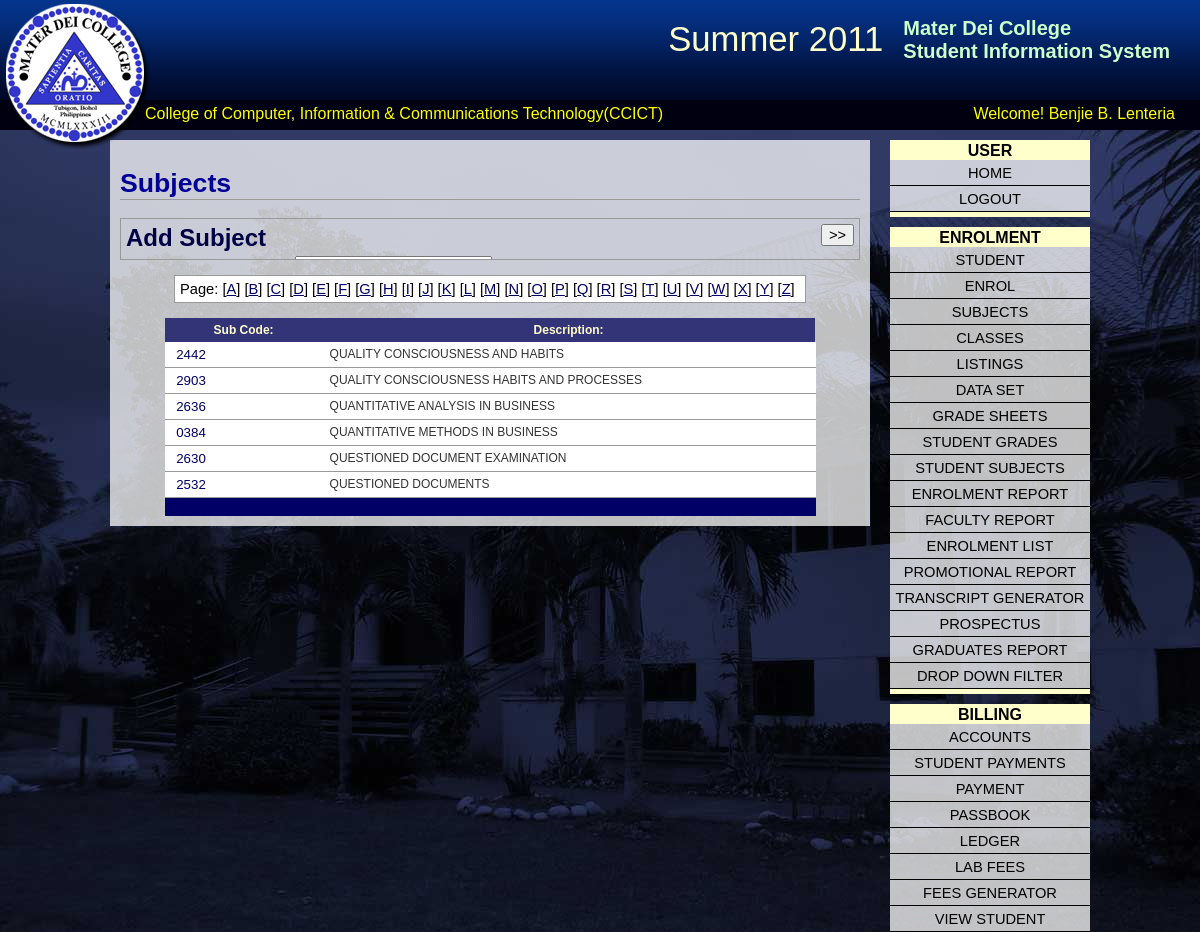
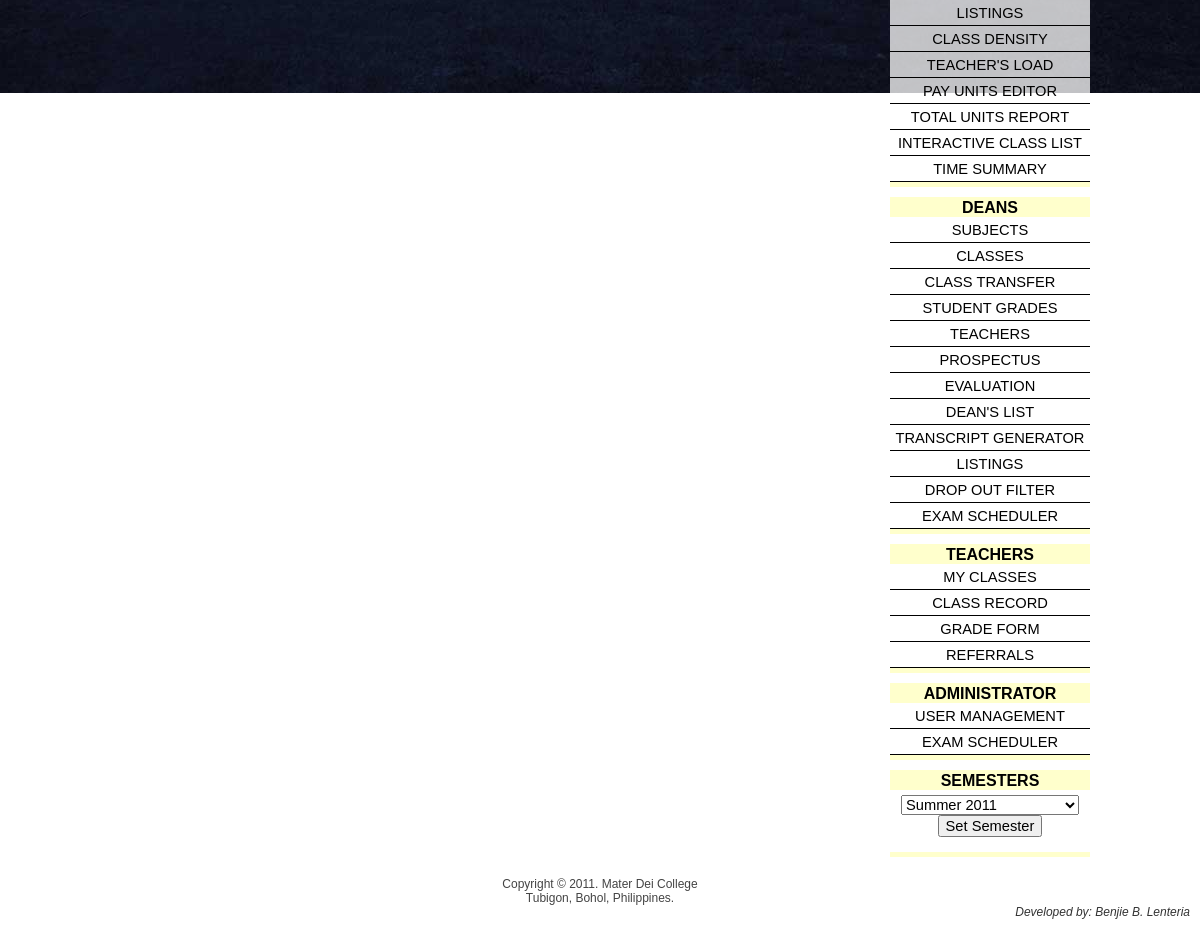
The page /index.php?page=subjects&alphapage=Q (signed in) on the database as committed earlier (2 pictures, top to bottom).
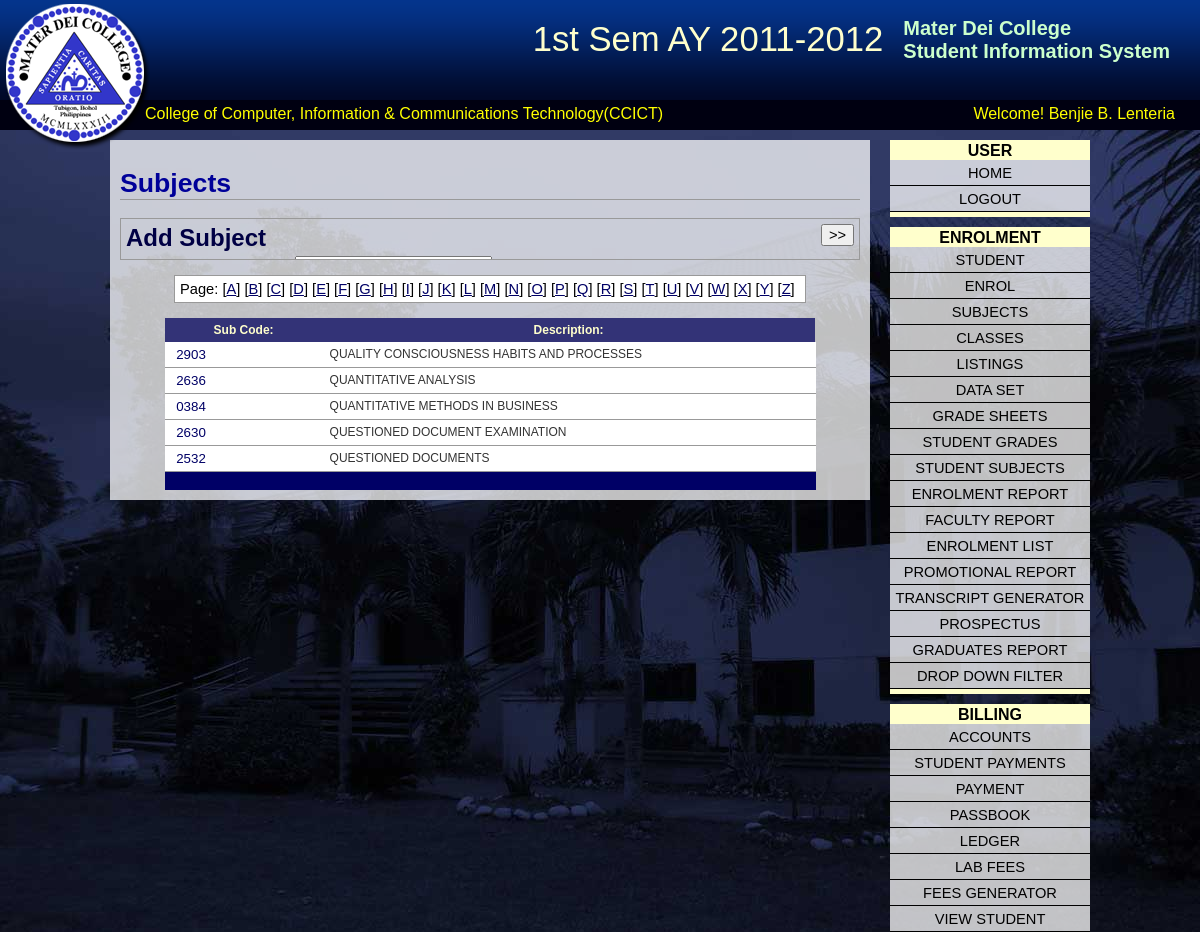
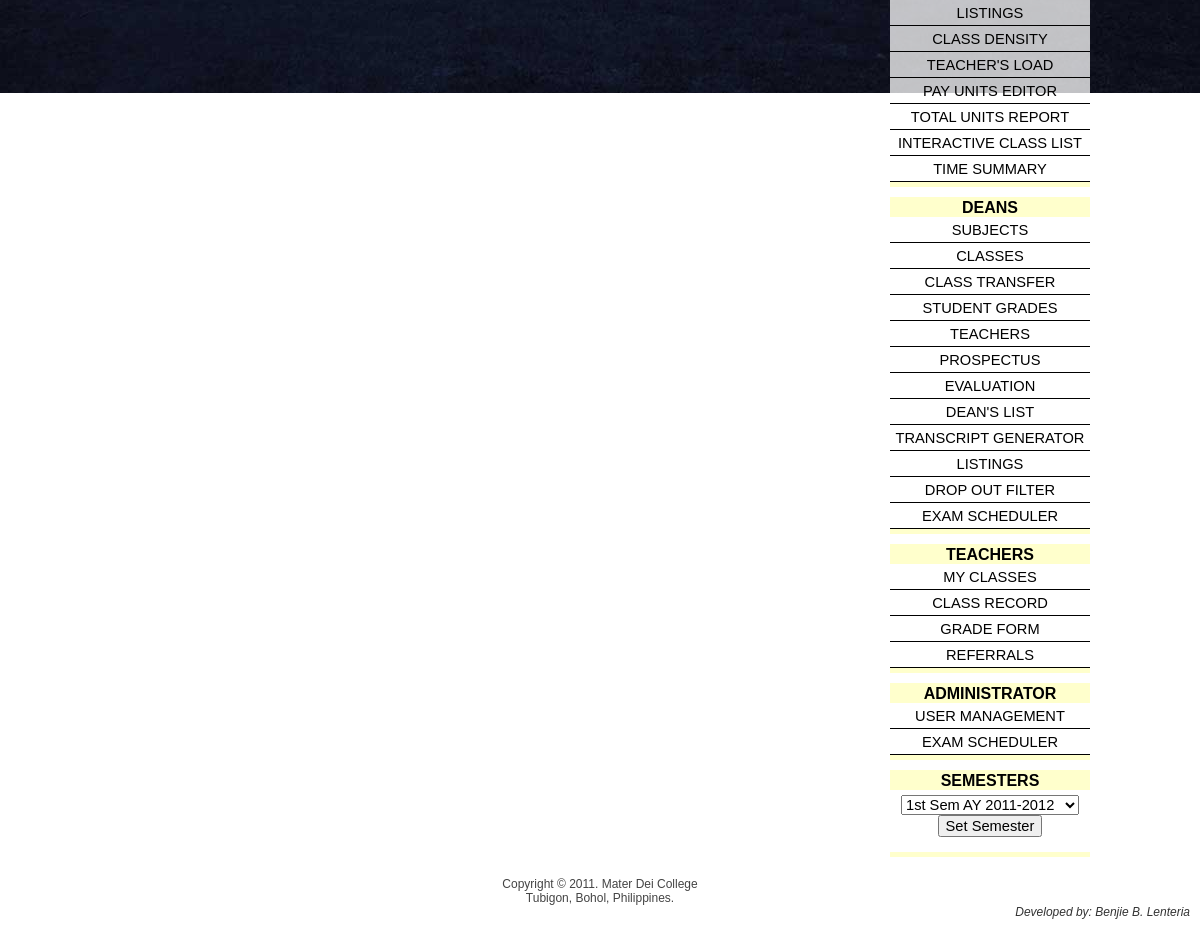
The same page on the database as committed later (2 pictures, top to bottom).
### tables this page shows
CREATE TABLE IF NOT EXISTS `sems` (
  `sem_code` int(4) unsigned zerofill NOT NULL AUTO_INCREMENT,
  `sem` varchar(20) NOT NULL,
  `sem_num` int(1) unsigned NOT NULL,
  PRIMARY KEY (`sem_code`)
);

CREATE TABLE IF NOT EXISTS `colleges` (
  `clg_no` int(2) unsigned zerofill NOT NULL AUTO_INCREMENT,
  `college` varchar(60) NOT NULL,
  `acrnm` varchar(7) NOT NULL,
  `dean` varchar(45) DEFAULT NULL,
  PRIMARY KEY (`clg_no`)
);

CREATE TABLE IF NOT EXISTS `modassgn` (
  `user` varchar(15) NOT NULL,
  `modlno` int(2) unsigned NOT NULL,
  PRIMARY KEY (`user`,`modlno`),
  KEY `FK_modassgn_2` (`modlno`)
);

CREATE TABLE IF NOT EXISTS `subjects` (
  `sub_code` int(4) unsigned zerofill NOT NULL AUTO_INCREMENT,
  `name` varchar(20) DEFAULT NULL,
  `descript` varchar(60) NOT NULL,
  `acad` tinyint(1) NOT NULL,
  `clg_no` int(2) unsigned NOT NULL,
  PRIMARY KEY (`sub_code`),
  UNIQUE KEY `descript` (`descript`),
  UNIQUE KEY `name` (`name`),
  KEY `FK_subjects_1` (`clg_no`)
);

### pages/subjects.php (the view, shortened to what this page needs)
<h1>Subjects</h1>
<?php
include("library/checker.php");
?>
<div id="new_subject" style="overflow: hidden; height:30px;">
<span>
	<input type="button" value=">>" style="float: right;"
    	onclick=
        "if(this.value=='>>') {
        	document.getElementById('new_subject').style.height='150px';
            this.value='<<';
         }else {
         	document.getElementById('new_subject').style.height='30px';
            this.value='>>';
         }">
</span>
<h2>Add Subject</h2>
<form action="" method="post">
<table width="600" border="0" cellpadding="2">
  <tr>
    <th width="161" scope="row">Name</th>
    <td width="425"><input type="text" name="name" id="name" <?php check('name');?>> </td>
  </tr>
</table>
</form>
</div>
<div style="width:620px; margin-left: auto; margin-right:auto; background: #FFF;">
<?php include("library/alpha_page.php");?>
<?php showPagination("index.php?page=subjects"); ?>
</div>
<span style="display: block; margin-left: auto; margin-right: auto; width: 651px;">
<table width="650" border="0" cellpadding="2">
  <tr>
    <th width="109" scope="col" class="thead">Sub Code:</th>
    <th width="360" scope="col" class="thead">Description:</th>
  </tr>
 </table>
</span>
<span style="display: block; margin-left: auto; margin-right: auto; width: 651px;">
 <table width="651">
<?php
	if(isset($_GET['alphapage'])) $alphapage=$_GET['alphapage'];
	else $alphapage="A";
	$subs=mysql_query("SELECT * FROM subjects WHERE descript LIKE '$alphapage%' ORDER BY descript");
	while($subr=mysql_fetch_assoc($subs)){  ?>
  	<tr>
	<td width="105" class="tcel">&nbsp;&nbsp;<a href="index.php?page=view_edit_subject&sub_code=<?php echo $subr['sub_code']?>"
	style="font-size: 10pt; text-decoration: none;"><?php echo $subr['sub_code'];?></a></td>
    <td width="363" class="tcel">&nbsp;&nbsp;<?php echo $subr['descript'];?></td>
  	</tr>
<?php }    ?>
  <tr><td colspan="6" style="background-color:#006; -moz-border-radius: 0 0 10 10;">&nbsp;</td></tr>
</table>
</span>

### index.php (shortened to what this page needs)
<?php
	function getSemester($sem_code){
		$sem=mysql_query("SELECT sem FROM sems WHERE sem_code=$sem_code");
		$semr=mysql_fetch_row($sem);
		echo $semr[0];
	}
?>
<html>
<head><title>Student Information System</title>
<link href="css/main.css" rel="stylesheet" type="text/css">
</head>
<body>
<div id="heading">
	<div id="logo"></div>
    <div id="title">
    	<h2>Mater Dei College <br/ >Student Information System</h2>
    </div>
	<div id="sem">
		<?php if(isset($_SESSION['sem_code'])) getSemester($_SESSION['sem_code']);?>
	</div>
</div>
<div id="strip">
    <div id="college">
	<?php
	if(isset($_SESSION['clg_no'])){
		$cg = mysql_query("SELECT college, acrnm FROM colleges WHERE clg_no={$_SESSION['clg_no']}");
		$cgr=mysql_fetch_assoc($cg);
		echo $cgr['college'] . "(" . $cgr['acrnm'] . ")";
	}
	?>
    </div>
	<div id="user">
	<?php
	if(isset($_SESSION['fullname'])){
		echo "Welcome! " . $_SESSION['fullname'];
	}
	?>
	</div>
</div>
<div id="wrapper">
   	<?php
		if(isset($_GET['page'])){
			echo "<div id='widget_area'>";
			include("widgets/user_widget.php");
			$md = mysql_query("SELECT * FROM modules NATURAL JOIN modassgn WHERE user='{$_SESSION['user']}'");
			while($mdr=mysql_fetch_assoc($md)){
				if(file_exists("widgets/" . $mdr['module'] . "_widget.php"))
					include("widgets/" . $mdr['module'] . "_widget.php");
			}
			include("widgets/semesters_widget.php");
			echo "</div>";
			echo "<div id='container'>";
			if(isset($_SESSION[$_GET['page']])){
				if(file_exists("pages/" . $_GET['page'] . ".php"))
				include("pages/" . $_GET['page'] . ".php");
				echo "</div>";
			}
		}else{
			include("pages/login.php");
		}
	?>
</div>
<div id="footer1">
	Copyright &copy; 2011. Mater Dei College<br/ >
    Tubigon, Bohol, Philippines.<br/>
    <span style="float: right; color: #333; font-size: 9pt; margin-right: 10px;font-style: oblique">Developed by: Benjie B. Lenteria</span>
</div>
</body>
</html>

### widgets/user_widget.php
<div class="widget">
      	<div class="widget_head">User</div>
      	<a href="index.php?page=home">Home</a>
      	<a href='pages/logout.php'>Logout</a>
      </div>

### widgets/enrolment_widget.php
<div class="widget">
	<div class="widget_head">
	enrolment
	</div>
    <a href="index.php?page=student">Student</a>
    <a href="index.php?page=enrol">Enrol</a>
    <a href="index.php?page=subjects&pagenum=1">Subjects</a>
	<a href="index.php?page=classes">Classes</a>
    <a href="index.php?page=listings">Listings</a>
    <a href="index.php?page=datasets">Data Set</a>
    <a href="index.php?page=gradesheets">Grade Sheets</a>
    <a href="index.php?page=student_grades">Student Grades</a>
    <a href="index.php?page=student_subjects_selector">Student Subjects</a>
    <a href="index.php?page=enrolment_report">Enrolment Report</a>
    <a href="index.php?page=faculty_report">Faculty Report</a>
    <a href="index.php?page=enrolist">Enrolment List</a>
    <a href="index.php?page=promo_rep">Promotional Report</a>
    <a href="index.php?page=transcript">Transcript Generator</a>
    <a href="index.php?page=prospectus">Prospectus</a>
    <a href="index.php?page=graduates_report">Graduates Report</a>
    <a href="index.php?page=drop_out_filter">Drop Down Filter</a>
</div>

### widgets/billing_widget.php
<div class="widget">
    <div class="widget_head">Billing</div>
    <a href="index.php?page=accounts">Accounts</a>
    <a href="index.php?page=stud_payments">Student Payments</a>
    <a href="index.php?page=payments">Payment</a>
    <a href="index.php?page=passbook">Passbook</a>
    <a href="index.php?page=ledger">Ledger</a>
    <a href="index.php?page=lab_fees">Lab Fees</a>
    <a href="index.php?page=fees_gen">Fees Generator</a>
    <a href="index.php?page=view_student">View Student</a>
    <a href="index.php?page=listings">Listings</a>
    <a href="index.php?page=class_density">Class Density</a>
    <a href="index.php?page=teachers_load_finance">Teacher's Load</a>
    <a href="index.php?page=payunits">Pay Units Editor</a>
    <a href="index.php?page=units_report">Total Units Report</a>
    <a href="index.php?page=icl">Interactive Class List</a>
    <a href="index.php?page=times">Time Summary</a>
</div>

### widgets/deans_widget.php
<div class="widget">
	<div class="widget_head">Deans</div>
	<a href="index.php?page=subjects&pagenum=1">Subjects</a>
	<a href="index.php?page=classes">Classes</a>
	<a href="index.php?page=class_transfer">Class Transfer</a>
	<a href="index.php?page=student_grades">Student Grades</a>
	<a href="index.php?page=teachers">Teachers</a>
	<a href="index.php?page=prospectus">Prospectus</a>
	<a href="index.php?page=evaluation">Evaluation</a>
	<a href="index.php?page=deans_list">Dean's List</a>
	<a href="index.php?page=transcript">Transcript Generator</a>
	<a href="index.php?page=listings">Listings</a>
	<a href="index.php?page=drop_out_filter">Drop Out Filter</a>
	<a href="index.php?page=exam_sched">Exam Scheduler</a>
</div>

### widgets/teachers_widget.php
<div class="widget">
	<div class="widget_head">
	teachers
	</div>
    <a href="index.php?page=teacher_classes">My Classes</a>
    <a href="index.php?page=teacher_class_record">Class Record</a>
    <a href="index.php?page=grade_form">Grade Form</a>
    <a href="index.php?page=referrals">Referrals</a>
</div>

### widgets/administrator_widget.php
<div class="widget">
    <div class="widget_head">Administrator</div>
    <a href="index.php?page=users">User Management</a>
    <a href="index.php?page=exam_sched">Exam Scheduler</a>
</div>

### widgets/semesters_widget.php (shortened to what this page needs)
<?php
$sems = mysql_query("SELECT * FROM sems ORDER BY sem_code DESC");
echo "<div class='widget'>\n";
echo "<div class='widget_head'>Semesters</div>\n";
echo "<form method='post' action=''>\n";
echo "<center>";
echo "<select name='sem_code' style='margin-top: 5px;'>\n";
while($semrow=mysql_fetch_assoc($sems)){
	echo "<option value='{$semrow['sem_code']}'>{$semrow['sem']}</option>\n";
}
echo "</select>\n";
echo "<input type='submit' name='submit_set_semester' value='Set Semester'>\n</form>";
echo "</div>";
?>

### library/checker.php (shortened to what this page needs)
<?php
function check($item){
	if(isset($_REQUEST[$item])){
		if( empty($_REQUEST[$item])) echo "style=\"border-color: red;\"";
		else echo "value='{$_REQUEST[$item]}'";
	}
}
?>

### library/alpha_page.php
<?php
function showPagination($url){
    $letters = array('A','B','C','D','E','F','G','H','I','J','K','L','M','N',
        'O','P','Q','R','S','T','U','V','W','X','Y','Z');
    echo "<span class='paging'>Page: ";
    foreach($letters as $lt){
        echo "[<a href='$url&alphapage=$lt'>$lt</a>] ";
    }
    echo "</span>";
}
?>

### css/main.css (style rules this page uses)
* { font-family: Arial, Helvetica, sans-serif; color: #000; font-size: 11pt; }
a { color: #006; }
body { background: url(../images/background.jpg) no-repeat top left fixed; margin: 0; }
#college { float: left; margin-left: 140px; }
#college, #user { color: yellow; font-size: 12pt; padding: 5px; }
#container { width: 740px; background: url(../images/white_transparent.png); padding: 10px; display:block; margin-top: 10px; float: left; }
#container div { border: 1px solid #999; padding: 5px; margin-bottom: 15px; }
#container h1 { font-size: 20pt; color: #009; border-bottom: 1px solid #999; }
#container h2 { font-size: 18pt; color: #004; margin-top: 0; margin-bottom: 0px; height: 30px; }
#container table { border-collapse: collapse; }
#container .thead { background-color: #337; padding: 5px; color: #ffc; text-align: center; border: 1px }
#container .tcel { padding: 5px; color: #333; font-family: Tahoma, Geneva, sans-serif; font-size: 9pt; border-bottom: 1px solid #999; background-color: #FFF; }
.exam_sched_table td, th, label { font-family: arial, helvetica, 'sans-serif'; font-size: 9pt; }
#footer1 { width: 100%; float: left; clear: both; background: #fff; height: 50px; font-size: 9pt; color: #444; text-align: center; padding-top: 10px; margin-top: 10px; }
#heading { width: 100%; height: 100px; background: url(../images/heading_background.png); }
#logo { height: 150px; width: 150px; position: absolute; top:0px; left:0px; background-image: url(../images/logo.png); }
#sem { float: right; font-size: 26pt; color: #ffc; margin-top: 20px; margin-right: 20px; }
#strip { width:100%; height: 30px; background: #001; margin: 0px; }
#title { float: right; height: 100px; }
#title h2 { font-size: 15pt; color: #CFC; float:right; margin-right: 30px; }
#user { float: right; margin-right: 20px; }
.widget { border-top: 10px solid #FFC; border-bottom: 5px solid #ffc; width: 200px; margin-top: 10px; background-image: url(../images/white_transparent.png); }
.widget a { display: block; clear: both; height: 20px; text-decoration: none; text-align:center; border-bottom: 1px solid black; padding-top: 5px; text-transform: uppercase; color: #000; }
.widget_head { background: #FFC; font-weight: bold; font-size: 12pt; padding-bottom: 0px; margin-top: -8px; text-align: center; text-transform: uppercase; }
#widget_area { width: 200px; float: right; }
#wrapper { width: 980px; margin-left: auto; margin-right: auto; margin-top: 0px; min-height: 500px; }

Rows that differ between the two databases and show on the page:
no longer on this page (row unchanged): sems: sem "Summer 2011"
removed subjects: sub_code "2442", descript "QUALITY CONSCIOUSNESS AND HABITS"
added sems: sem "1st Sem AY 2011-2012"
changed subjects id 2636: descript "QUANTITATIVE ANALYSIS IN BUSINESS" → "QUANTITATIVE ANALYSIS"
Other text that changed with them:
form field sem_code: "Summer 2011" → "1st Sem AY 2011-2012"
